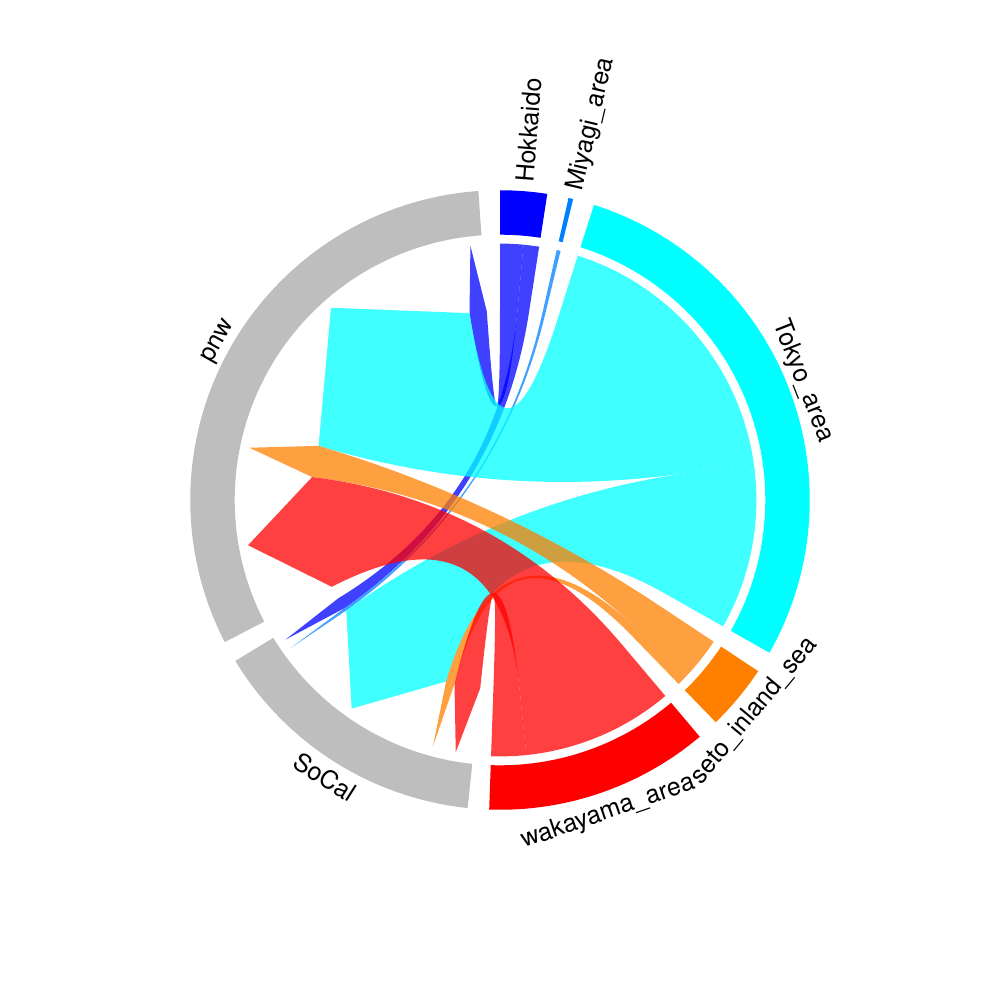

This chart was generated by the following R code:
### shipping records
library(circlize)
library(colorRamps)
rm(list=ls())
load("ShippingLogs/shipping_routes.rda")
print(tbl)
tbl <- tbl[c(1,2,4,3,5),c("SoCal","pnw")]
cols.to.use <- c(blue2red(5),rep("grey",ncol(tbl)))
pdf("ShippingLogs/shipping_routes.pdf",height=10,width=10)
circos.clear()
circos.par(gap.after = c(rep(5,5),15,rep(5,5),15),start.degree = 90, gap.degree = 4)

chordDiagram(x = tbl, directional = 1,grid.col = cols.to.use, annotationTrack = "grid",transparency = 0.25,annotationTrackHeight = c(0.1, 0.1),self.link=10,direction.type = c("arrows", "diffHeight"),link.arr.type = "big.arrow",link.arr.length =  0.15,diffHeight = -0.001,preAllocateTracks = list(track.height = max(strwidth(unlist(dimnames(tbl))))))
#mtext(names(spp)[i],line=-5,cex=5)
circos.track(track.index = 1, panel.fun = function(x, y) {
  xlim = get.cell.meta.data("xlim")
  xplot = get.cell.meta.data("xplot")
  ylim = get.cell.meta.data("ylim")
  sector.name = get.cell.meta.data("sector.index")
  
  if(abs(xplot[2] - xplot[1]) < 10) {
    circos.text(mean(xlim), ylim[1], sector.name, facing = "clockwise",niceFacing = TRUE, adj = c(0, 0.5), col = "black",cex=1.5)
  } else {
    circos.text(mean(xlim), ylim[1], sector.name, facing = "inside", niceFacing = TRUE, adj = c(0.5, 0), col= "black",cex=1.5)
  }
}, bg.border = NA)

dev.off()
